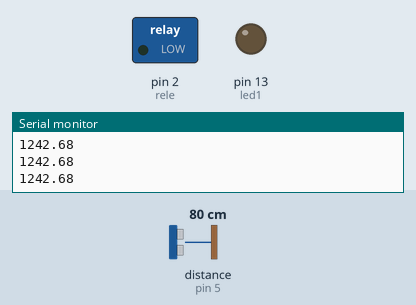
This sketch was run on a simulated Arduino Uno, built with avr-gcc and run on an emulated ATmega328P. Parts: switched loads named in the sketch (green lamp = pin HIGH), output pins drawn as LEDs (lit = HIGH), the last lines printed to the serial monitor. Wiring (inferred from the names in the program): ultrasonic range finder: trigger pin 7; echo pin 5. The test bench sets the inputs (shaded band); at power-on: distance to the obstacle (sensor on pin 5) 80 cm. The echo pulse lasts 58.3 µs per cm; pins used as bus, display or sensor lines are not drawn.

Above: at 1.2 s.
1.3 s: distance to the obstacle (sensor on pin 5) set to 117 cm
2.8 s: distance to the obstacle (sensor on pin 5) set to 127 cm
At 3.2 s:
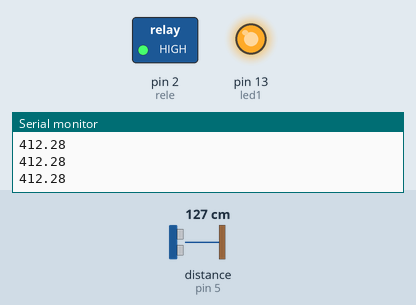
4.3 s: distance to the obstacle (sensor on pin 5) set to 23 cm
5.8 s: distance to the obstacle (sensor on pin 5) set to 18 cm
At 7.0 s:
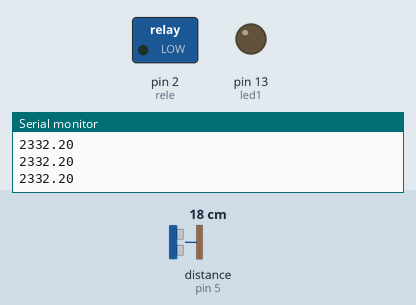
7.3 s: distance to the obstacle (sensor on pin 5) set to 250 cm
At 8.3 s:
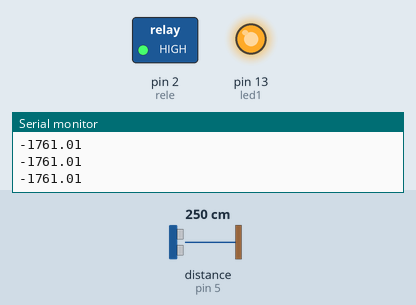
Timing chart, 0 to 9.8 s (numbered marks = the images above; inputs shaded):
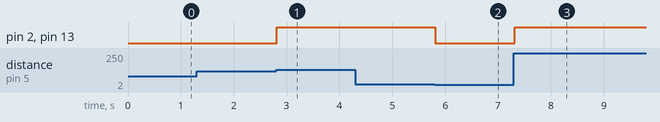

The sketch:

WaterPump.ino
```cpp
// const = solo lectura "constante"


const byte trigger = 7; // const = solo lectura ("constante")
const byte echo = 5;

float litros;
float altura;
float distancia;
int tiempo;

const float pi = 3.1416;
const float radio = 75;
const float h = 150;

const byte led1 = 13;
const byte rele = 2;


void setup()
{
  Serial.begin(9600);
  pinMode(trigger, OUTPUT); // sensor
  pinMode(echo, INPUT);     // de ultrasonido

  pinMode(rele, OUTPUT); // actuadores
  pinMode(led1, OUTPUT); // actuador


}

void loop()
{

  // código para sensor de ultrasonido
  digitalWrite(trigger, HIGH);
  delayMicroseconds(10);
  digitalWrite(trigger, LOW);
  delayMicroseconds(10);
  tiempo = pulseIn(echo, HIGH);
  distancia = 0.01715 * tiempo;


  //---calculando la altura y los litros---------------------------------
  altura = h - distancia;

  litros = pi * (radio * radio) * altura * 0.001 ; //cm3 a litros

  //            (pow(radio, 2))
  //----------------------------


  if (litros < 500){
   digitalWrite(led1, HIGH);
   digitalWrite(rele, HIGH);
  }
  if (litros > 2300){
   digitalWrite(led1, LOW);
   digitalWrite(rele, LOW);
  }

   // 2700

  //Serial.println(distancia);

  Serial.println(litros);

}
```

Measured:
- the behaviour switches between 122 and 123 cm on distance to the obstacle (sensor on pin 5) (found by bisection; images 0 and 1)
- the behaviour switches between 21 and 20 cm on distance to the obstacle (sensor on pin 5) (found by bisection; images 1 and 2)
- after the input at 2.8 s, pin 2 (rele), pin 13 (led1): LOW → HIGH at once
- after the input at 5.8 s, pin 2 (rele), pin 13 (led1): HIGH → LOW at once
- after the input at 7.3 s, pin 2 (rele), pin 13 (led1): LOW → HIGH at once
